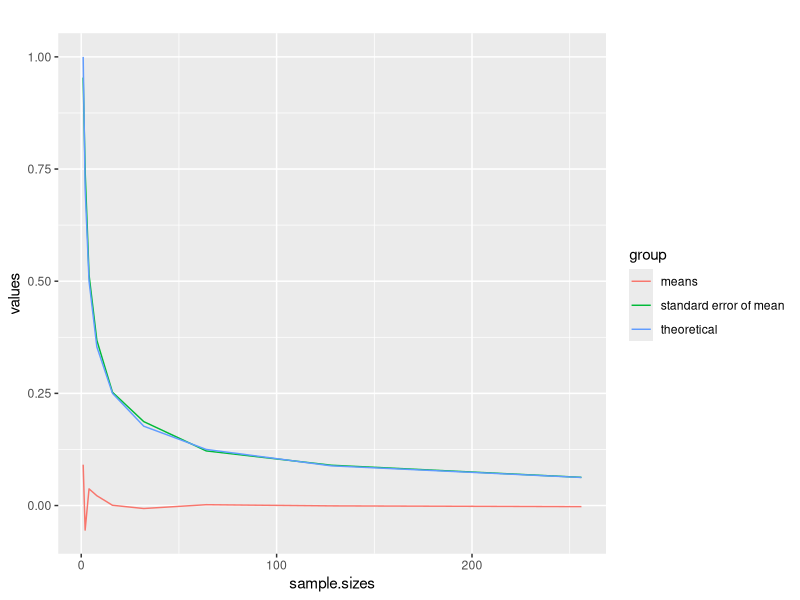
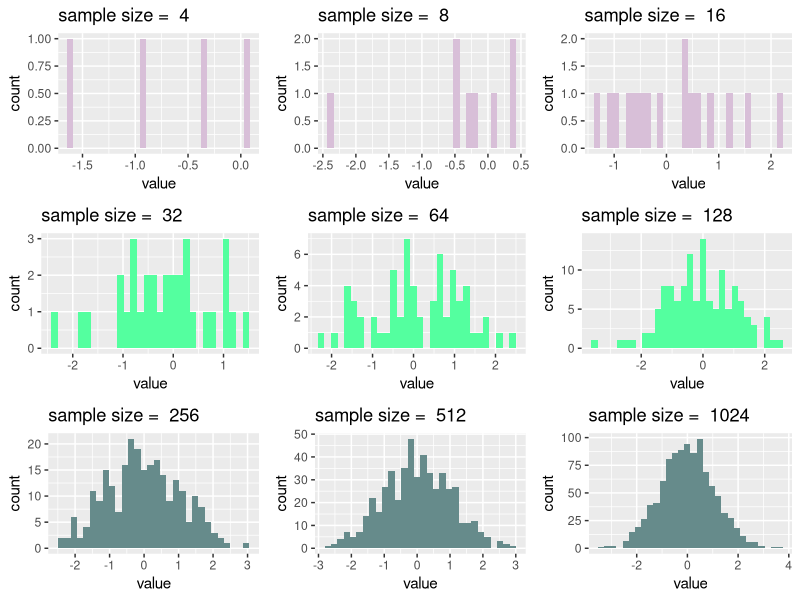

Source code (R) for these figures, in order:
## ---- chunk 1
knitr::opts_chunk$set(dev = 'svg')
options(device = function(file, width, height) {
  svg(tempfile(), width = width, height = height)
})
## ---- chunk 2
library(ggplot2)
library(dplyr)
#lets grab some sample sizes, set the vectors to fill, and the
#number of simulations
sample.sizes <- 2^(0:8)
means <- numeric()
standard.error.mean <- numeric()
theoretical <- 1/sqrt(sample.sizes)
number.of.simulations <- 500

#now we will loop through make a matrix where each sample has 500
#observations and test the error of the mean with different sample
#sizes.
for (i in sample.sizes){
  matrix.i <- matrix(rnorm(i*number.of.simulations),
                     nrow=number.of.simulations,ncol=i)
  means.tmp <- apply(matrix.i,1,mean)
  means <- c(means,mean(means.tmp))
  standard.error.mean <- c(standard.error.mean,sd(means.tmp))
}

means.df <- cbind.data.frame(
  sample.sizes = c(rep(sample.sizes,length(means)),
                   rep(sample.sizes,length(standard.error.mean)),
                   rep(sample.sizes,length(theoretical))),
  values = c(means,
             standard.error.mean,
             theoretical),
  group = c(rep("means",length(means)),
            rep("standard error of mean",length(standard.error.mean)),
            rep("theoretical",length(theoretical)))
)
p1 <- means.df %>%
  ggplot(aes(x=sample.sizes, y=values,
             group=group, color=group)) +
  geom_line()+
  ggtitle("")
p1

## ---- chunk 3
library(ggplot2)
library(gridExtra)

#generate histograms of different sample sizes
MakeHistogram <- function(sample.size,color){
  data <- data.frame(value=rnorm(sample.size))
  p <- ggplot(data, aes(x=value)) + 
    geom_histogram(fill=color)+
    ggtitle(paste("sample size = ",as.character(sample.size)))
  return(p)
}
grid.arrange(MakeHistogram(4,"thistle"),
             MakeHistogram(8,"thistle"),
             MakeHistogram(16,"thistle"),
             MakeHistogram(32,"seagreen1"),
             MakeHistogram(64,"seagreen1"),
             MakeHistogram(128,"seagreen1"),
             MakeHistogram(256,"paleturquoise4"),
             MakeHistogram(512,"paleturquoise4"),
             MakeHistogram(1024,"paleturquoise4"),
             ncol=3)

## ---- chunk 4
#let's create a simple model based on random data
data <- rnorm(200)
lm.data <- lm(data~1)

#now let's get that confidence interval for the intercept
confint(lm.data,level = 0.95)
